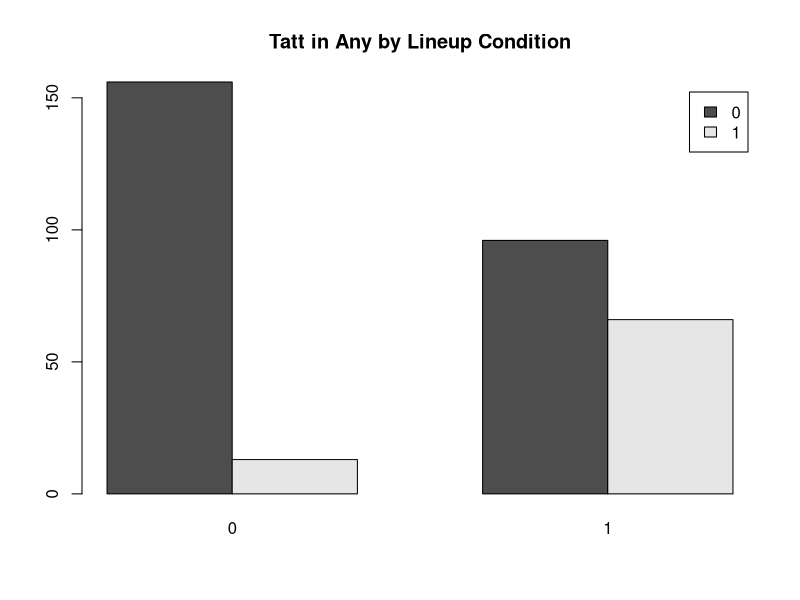

Recreate this plot in R.
# Install and load Packages.

install.packages("tidyverse")
install.packages("ggplot2")
install.packages("dplyr")
library(tidyverse)
library(ggplot2)
library(dplyr)

# Assign the data to an object. We'll name our object "Experiment_1_Data".

Experiment_1_Data <- read.csv("Experiment1_10.11.22.csv")

# In order to view the data we're working with, use the function "View()".

View(Experiment_1_Data)

# Assign the DQ.Attention.Check variable to an object.
# We'll name our object "DQ_Hair_Color".

DQ_Hair_Color <- Experiment_1_Data %>%
  select(DQ.Attention.Check)

# In order to view the new object, use the function "View()".

View(DQ_Hair_Color)

# Filter the data and call it "Experiment_1_Data_Filtered".

Experiment_1_Data_Filtered <- Experiment_1_Data %>%
  filter(DQ_Hair_Color == 5)

# In order to view our new FILTERED dataset, use the function "View()".

View(Experiment_1_Data_Filtered)

attach(Experiment_1_Data_Filtered)

Tatt_in_Any <- Experiment_1_Data_Filtered %>%
  select(Tatt.in.Any)

Lineup_Condition <- Experiment_1_Data_Filtered %>%
  select(Lineup.Condition)

# In order to make a crosstabs table, use the function...
# ... table name <-  table(A,B)
# A is rows, B is columns.

Tatt_in_Any_by_Lineup_Condition <- table(Experiment_1_Data_Filtered$Tatt.in.Any, Experiment_1_Data_Filtered$Lineup.Condition)

Tatt_in_Any_by_Lineup_Condition

ftable(Tatt_in_Any_by_Lineup_Condition)

barplot(Tatt_in_Any_by_Lineup_Condition, legend = TRUE, beside = TRUE, main = "Tatt in Any by Lineup Condition")

# No Tattoo Condition + No Tatt.in.Any = 156
# No Tattoo Condition + Yes Tatt.in.Any = 13
# Tattoo Condition + No Tatt.in.Any = 96
# Tattoo Condition + Yes Tatt.in.Any = 66

# Run crosstabs with Tatt.in.Any by Describe.Before by Feedback.
Tatt_in_Any_by_Describe_Before_by_Feedback <- table(Experiment_1_Data_Filtered$Tatt.in.Any, Experiment_1_Data_Filtered$Describe.Before, Experiment_1_Data_Filtered$Feedback)

Tatt_in_Any_by_Describe_Before_by_Feedback

ftable(Tatt_in_Any_by_Describe_Before_by_Feedback)

data.frame(Tatt_in_Any_by_Lineup_Condition)


